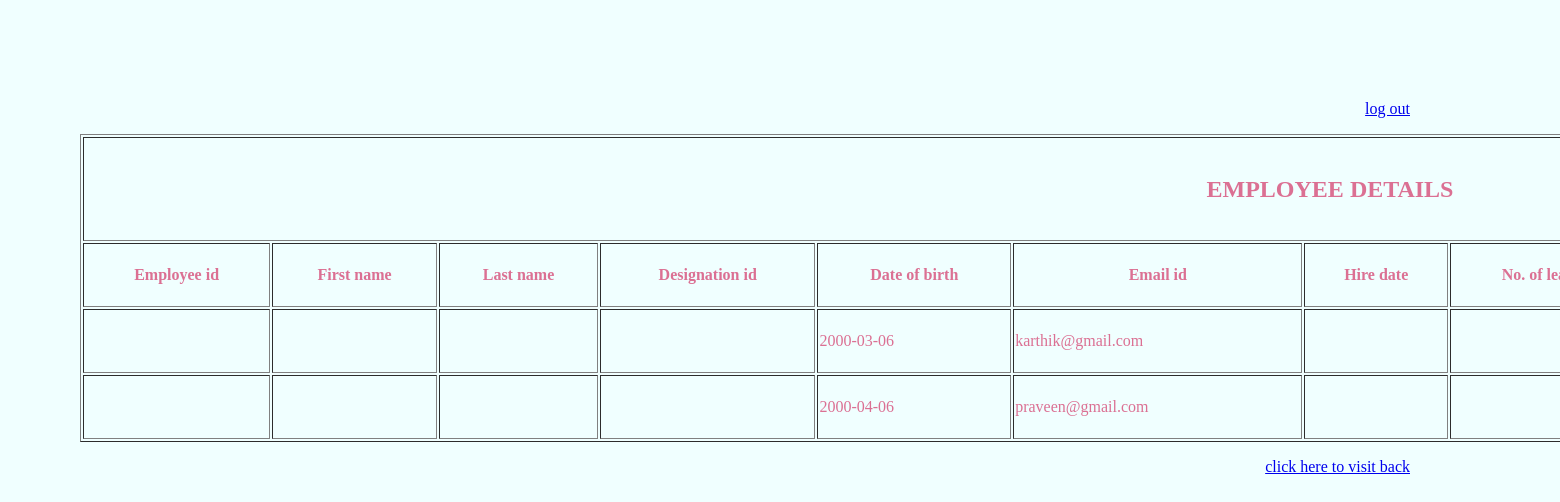
The app's page /emp_details_table.php with its own data.
### tables this page shows
CREATE TABLE IF NOT EXISTS mess_member (
    member_id varchar(30) PRIMARY KEY,
    member_name varchar(30),
    date_of_birth date,
    `password` varchar(30),
    email_id varchar(70) UNIQUE,
    phone_no int(11)
);

### emp_details_table.php (the view, shortened to what this page needs)
<!doctype html>
<html>
<head>
</head>
<body>
	<p align="right"><a href="index.php">log out </a></p>
	<?php
	$conn = mysqli_connect('localhost', 'root', 'AIDNITRA#P98', 'mess_management');
	$query = mysqli_query($conn, "select * from mess_member ");
	?>
	<table align="center" border="1px" style="width:2500px; line-height:60px;">
		<tr>
			<th colspan="15">
				<h2>EMPLOYEE DETAILS</h2>
			</th>
		</tr>
		<tr>
			<th> Employee id </th>
			<th> First name </th>
			<th> Last name </th>
			<th> Designation id</th>
			<th> Date of birth </th>
			<th> Email id</th>
			<th> Hire date</th>
			<th> No. of leaves</th>
		</tr>
		<?php
		if (mysqli_num_rows($query) != 0) {
			while ($rows = mysqli_fetch_assoc($query)) {
				?>
				<tr>
					<td> <?php echo $rows['emp_id']; ?></td>
					<td> <?php echo $rows['first_name']; ?></td>
					<td> <?php echo $rows['last_name']; ?></td>
					<td> <?php echo $rows['designation_id']; ?></td>
					<td> <?php echo $rows['date_of_birth']; ?></td>
					<td> <?php echo $rows['email_id']; ?></td>
					<td> <?php echo $rows['hire_date']; ?></td>
					<td> <?php echo $rows['no_of_leaves']; ?></td>
				</tr>
				<?php
			}
		}
		?>
	</table>
	<p align="right"><a href="admin.php"> click here to visit back </a></p>
</body>
</html>

### emp_details_table.php (style rules this page uses)
body { margin-top: 100px; margin-bottom: 100px; margin-right: 150px; margin-left: 80px; background-color: azure; color: palevioletred; font-family: verdana; font-size: 100% }

### records on screen
mess_member: date_of_birth "2000-03-06", email "karthik@gmail.com"
mess_member: date_of_birth "2000-04-06", email "praveen@gmail.com"
